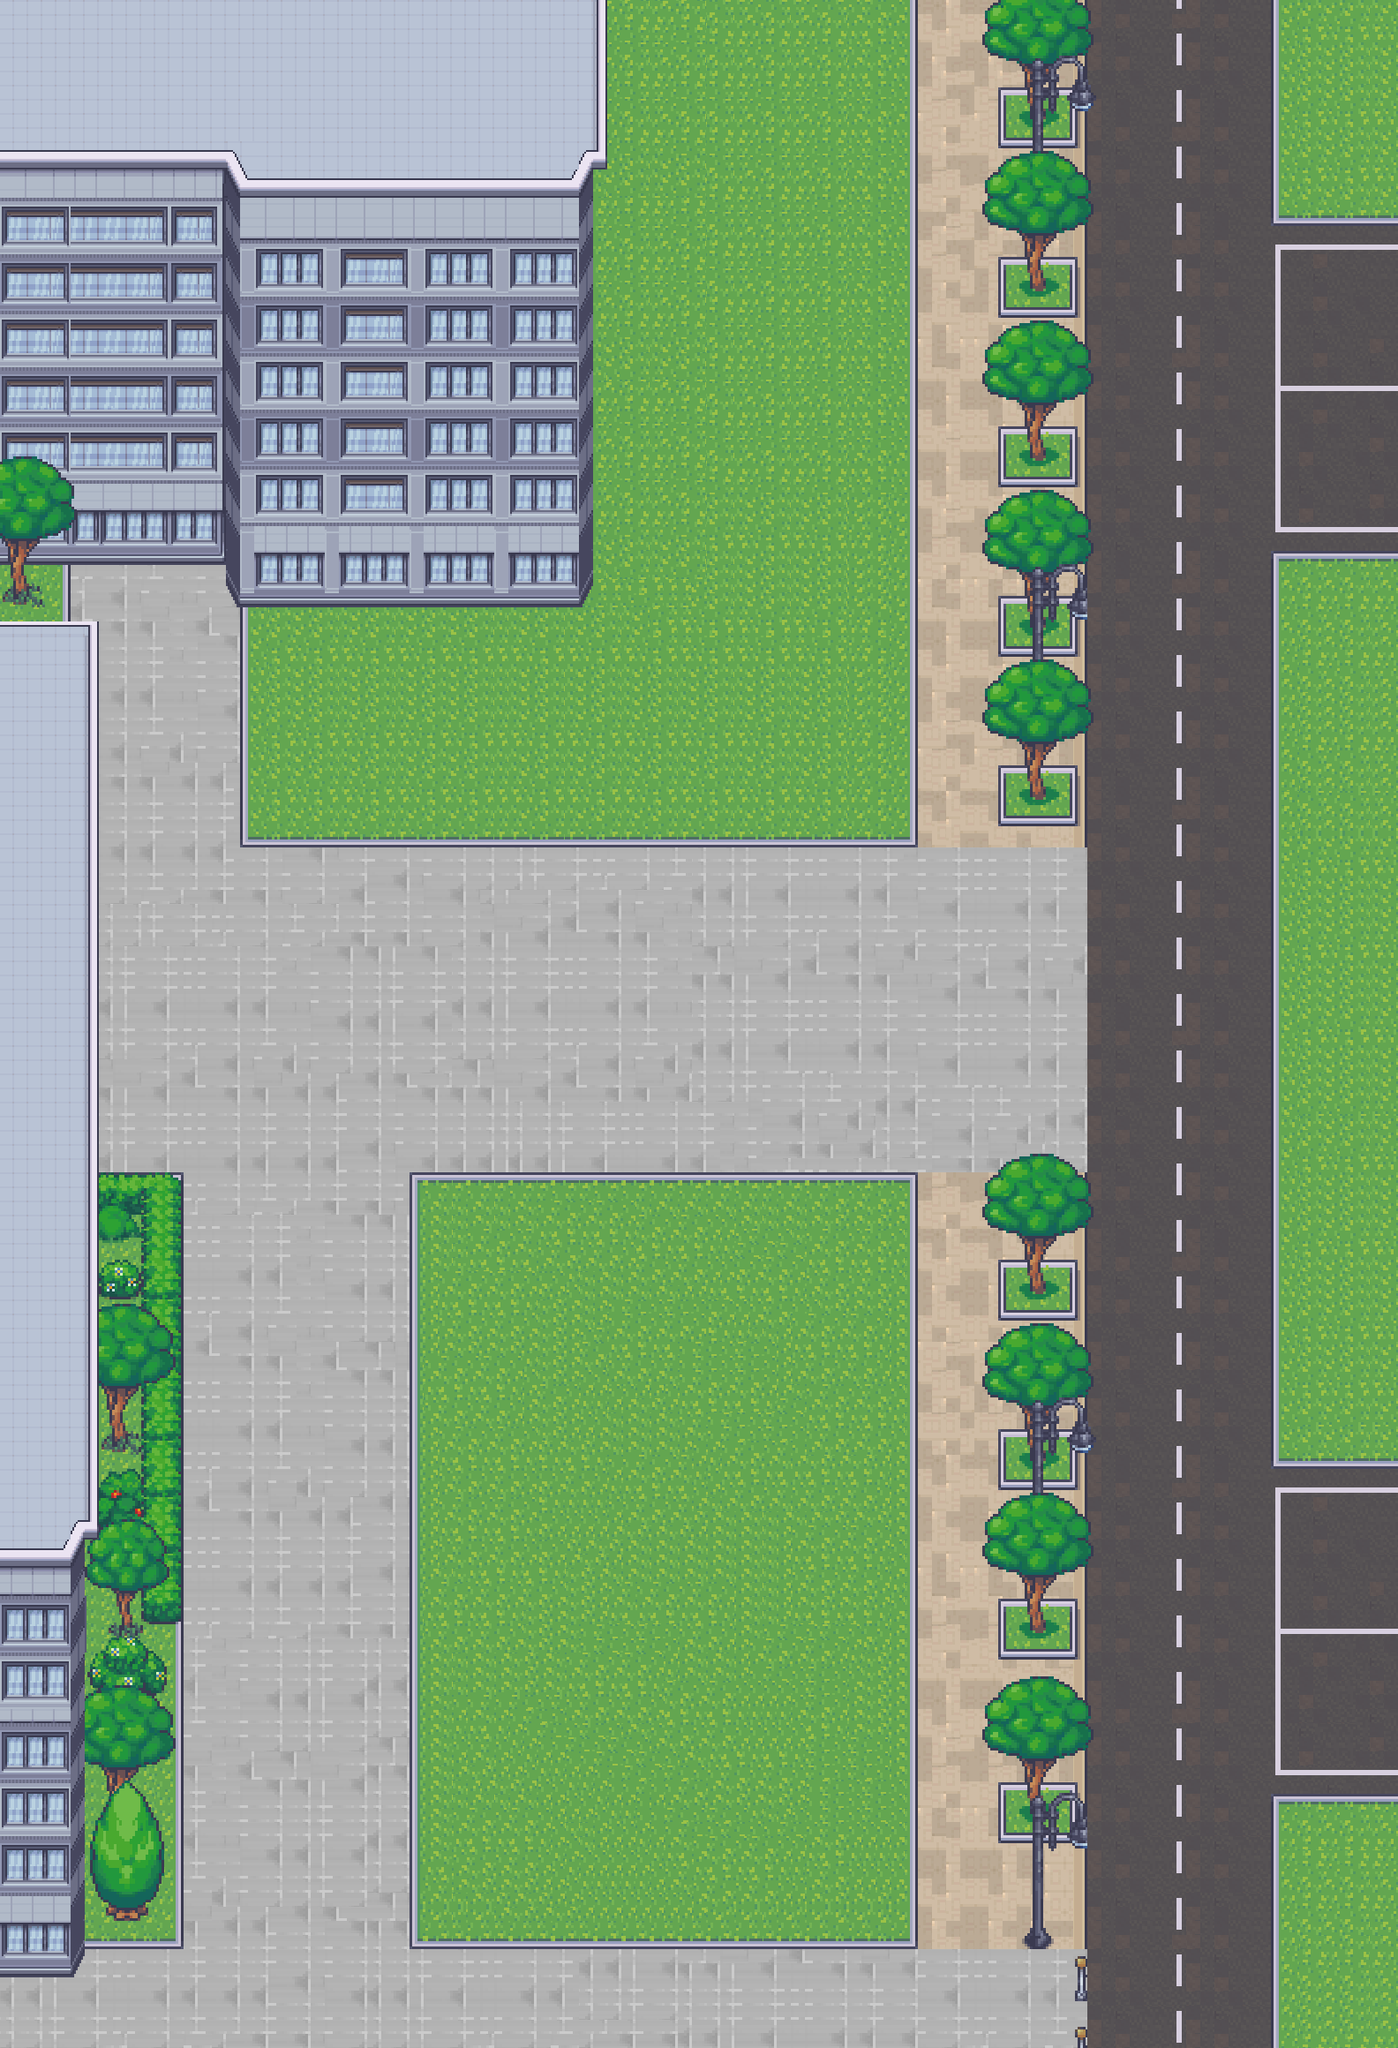

Tiled map render using the project's own tile images. Description and the map definition, with tile-layer contents summarised, below:
An orthogonal 99x145 tile map with 16x16 px tiles, 10 tile layers (road, tree1, deng3, tree2, ...), 12 tilesets and 39 objects.

<map version="1.10" tiledversion="1.10.2" orientation="orthogonal" renderorder="right-down" width="99" height="145" tilewidth="16" tileheight="16" infinite="0" nextlayerid="14" nextobjectid="47">
 <tileset firstgid="1" name="16_Office_32x32" tilewidth="16" tileheight="16" tilecount="12160" columns="64">
  <image source="damen/16_Office_32x32.png" width="1024" height="3040" />
 </tileset>
 <tileset firstgid="12161" name="Office_Floors_TILESET_A2_" tilewidth="16" tileheight="16" tilecount="1728" columns="48">
  <image source="damen/Office_Floors_TILESET_A2_.png" width="768" height="576" />
 </tileset>
 <tileset firstgid="13889" name="Tileset_69_MV" tilewidth="16" tileheight="16" tilecount="2304" columns="48">
  <image source="damen/Tileset_69_MV.png" width="768" height="768" />
 </tileset>
 <tileset firstgid="16193" name="Tileset_1_MV" tilewidth="16" tileheight="16" tilecount="2304" columns="48">
  <image source="damen/Tileset_1_MV.png" width="768" height="768" />
 </tileset>
 <tileset firstgid="18497" name="Tileset_8_MV" tilewidth="16" tileheight="16" tilecount="2304" columns="48">
  <image source="damen/Tileset_8_MV.png" width="768" height="768" />
 </tileset>
 <tileset firstgid="20801" name="Tileset_25_MV" tilewidth="16" tileheight="16" tilecount="2304" columns="48">
  <image source="damen/Tileset_25_MV.png" width="768" height="768" />
 </tileset>
 <tileset firstgid="23105" name="17_Visibile_Upstairs_System_48x48" tilewidth="16" tileheight="16" tilecount="3888" columns="48">
  <image source="damen/17_Visibile_Upstairs_System_48x48.png" width="768" height="1296" />
 </tileset>
 <tileset firstgid="26993" name="Office_Floors_TILESET_A2_" tilewidth="16" tileheight="16" tilecount="1728" columns="48">
  <image source="damen/Office_Floors_TILESET_A2_.png" width="768" height="576" />
 </tileset>
 <tileset firstgid="28721" name="Tileset_16_MV" tilewidth="16" tileheight="16" tilecount="2304" columns="48">
  <image source="damen/Tileset_16_MV.png" trans="000000" width="768" height="768" />
 </tileset>
 <tileset firstgid="31025" name="1_Generic_Black_Shadow_48x48" tilewidth="16" tileheight="16" tilecount="11232" columns="48">
  <image source="damen/1_Generic_Black_Shadow_48x48.png" width="768" height="3744" />
 </tileset>
 <tileset firstgid="42257" name="14_Basement_48x48" tilewidth="16" tileheight="16" tilecount="7200" columns="48">
  <image source="damen/14_Basement_48x48.png" width="768" height="2400" />
 </tileset>
 <tileset firstgid="49457" name="Museum_entrance_layer_2_48x48" tilewidth="16" tileheight="16" tilecount="3168" columns="48">
  <image source="damen/Museum_entrance_layer_2_48x48.png" width="768" height="1056" />
 </tileset>
 <layer id="1" name="road" width="99" height="145">
  <data>[14355 cells, 12819 non-empty, 105 distinct tile ids]</data>
 </layer>
 <layer id="5" name="tree1" width="99" height="145">
  <data>[14355 cells, 399 non-empty, 210 distinct tile ids]</data>
 </layer>
 <layer id="10" name="deng3" width="99" height="145">
  <data>[14355 cells, 72 non-empty, 72 distinct tile ids]</data>
 </layer>
 <layer id="3" name="tree2" width="99" height="145">
  <data>[14355 cells, 457 non-empty, 241 distinct tile ids]</data>
 </layer>
 <layer id="9" name="deng2" width="99" height="145">
  <data>[14355 cells, 72 non-empty, 72 distinct tile ids]</data>
 </layer>
 <layer id="4" name="tree3" width="99" height="145">
  <data>[14355 cells, 288 non-empty, 171 distinct tile ids]</data>
 </layer>
 <layer id="8" name="deng1" width="99" height="145">
  <data>[14355 cells, 0 non-empty, 0 distinct tile ids]</data>
 </layer>
 <layer id="2" name="tree4" width="99" height="145">
  <data>[14355 cells, 2689 non-empty, 569 distinct tile ids]</data>
 </layer>
 <layer id="7" name="deng" width="99" height="145">
  <data>[14355 cells, 120 non-empty, 60 distinct tile ids]</data>
 </layer>
 <objectgroup id="13" name="sensor">
  <object id="45" x="1038" y="2" width="404" height="5">
   <properties>
    <property name="map" value="jiaodongc1" />
    <property name="name" value="jiaodongc" />
   </properties>
  </object>
  <object id="46" x="0.5" y="2240" width="6.5" height="74.5">
   <properties>
    <property name="map" value="jiaodongd" />
    <property name="name" value="jiaodongc" />
   </properties>
  </object>
 </objectgroup>
 <objectgroup id="12" name="start">
  <object id="41" x="1324.67" y="66.6667" width="8" height="12">
   <properties>
    <property name="name" value="jiaodongc" />
   </properties>
  </object>
  <object id="42" x="1561.33" y="432" width="10.6667" height="16">
   <properties>
    <property name="name" value="yuncan1" />
   </properties>
  </object>
  <object id="43" x="1553.33" y="1837.33" width="12" height="14.6667">
   <properties>
    <property name="name" value="yuncan2" />
   </properties>
  </object>
  <object id="44" x="33" y="2272" width="10" height="10">
   <properties>
    <property name="name" value="jiaodongd" />
   </properties>
  </object>
 </objectgroup>
 <objectgroup id="11" name="object">
  <object id="2" x="0" y="2228.67" width="79.6667" height="9.66667" />
  <object id="3" x="80.3333" y="2202.33" width="14" height="18.6667" />
  <object id="4" x="97.6667" y="2199" width="109" height="7" />
  <object id="5" x="195" y="1330" width="11.3333" height="866.333" />
  <object id="6" x="112" y="1328.5" width="83" height="6.75" />
  <object id="7" x="98.6667" y="942.667" width="11.3333" height="388" />
  <object id="8" x="2.33147e-15" y="941.333" width="96" height="8" />
  <object id="9" x="-5.33333" y="635.333" width="4" height="310.667" />
  <object id="10" x="0" y="628" width="254" height="10.6667" />
  <object id="11" x="0.666667" y="640" width="74.6667" height="96.6667" />
  <object id="12" x="258" y="633" width="13" height="53" />
  <object id="13" x="273" y="686" width="10" height="271" />
  <object id="14" x="284" y="950" width="753" height="7" />
  <object id="15" x="1028" y="-2" width="8" height="946" />
  <object id="17" x="1136" y="489" width="78" height="56" />
  <object id="18" x="1135" y="679" width="80" height="60" />
  <object id="19" x="1135" y="869" width="81" height="62" />
  <object id="22" x="1133.33" y="1427.33" width="82.6667" height="64.6667" />
  <object id="23" x="1133.33" y="1621.33" width="84.6667" height="63.3333" />
  <object id="25" x="1133.33" y="1814.67" width="82" height="61.3333" />
  <object id="26" x="1133.33" y="2020" width="85.3333" height="63.3333" />
  <object id="29" x="1132" y="293.333" width="83.3333" height="61.3333" />
  <object id="30" x="1136" y="101.333" width="78.6667" height="60.6667" />
  <object id="31" x="1162.5" y="2192.5" width="24.5" height="12.5" />
  <object id="32" x="466" y="1328" width="568" height="876" />
  <object id="33" x="1446" y="1" width="11" height="249" />
  <object id="34" x="1460" y="241" width="122" height="10" />
  <object id="35" x="1443" y="627" width="140" height="13" />
  <object id="36" x="1444" y="640" width="9" height="1018" />
  <object id="37" x="1457" y="1651" width="125" height="10" />
  <object id="38" x="1443" y="2036" width="11" height="282" />
  <object id="39" x="1455" y="2037" width="127" height="10" />
  <object id="40" x="0" y="2314" width="1442.67" height="5.33333" />
 </objectgroup>
 <layer id="6" name="tree5" width="99" height="145">
  <data>[14355 cells, 189 non-empty, 189 distinct tile ids]</data>
 </layer>
</map>
